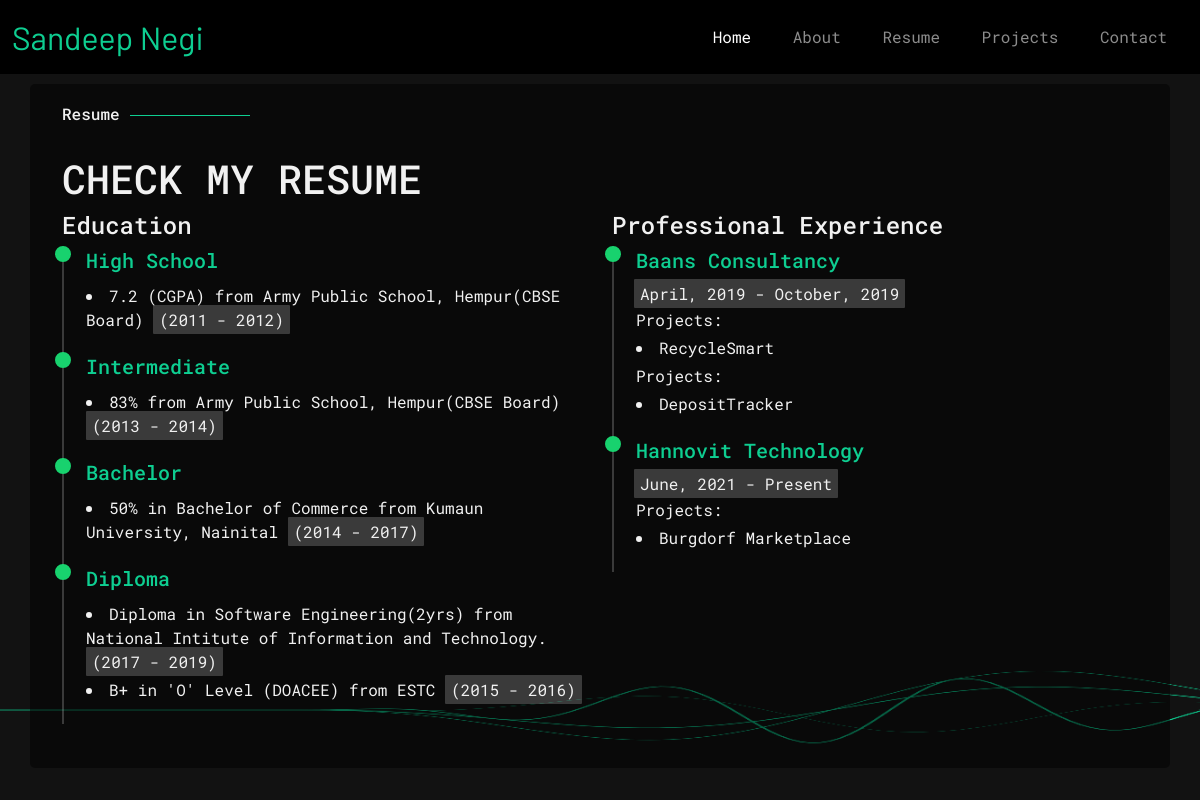
/r/, run on the app's committed database.
### portfolio/models.py (models this page shows, shortened)
class Education(models.Model):
    user = models.ForeignKey(User, on_delete=models.CASCADE, related_name='user_education')
    education_type = models.CharField(choices=EDUCATION_TYPE ,default=HIGH_SCHOOL, max_length=20)
    education_detail = models.TextField()
    start_year = models.IntegerField()
    end_year = models.IntegerField()
    university = models.CharField(max_length=200)
    is_active = models.BooleanField(default=True)
    created_at = models.DateTimeField(auto_now_add=True)
    updated_at = models.DateTimeField(auto_now=True)
    def __str__(self):
        return f'{self.user.username}_{self.education_type}'

class WorkExperience(models.Model):
    user = models.ForeignKey(User, on_delete=models.CASCADE, related_name='user_work_exp')
    company = models.CharField(max_length=255)
    start_year = models.DateField()
    end_year = models.DateField(blank=True, null=True)
    is_present = models.BooleanField(default=False)
    is_active = models.BooleanField(default=True)
    created_at = models.DateTimeField(auto_now_add=True)
    updated_at = models.DateTimeField(auto_now=True)

class Project(models.Model):
    work_experience = models.ForeignKey(WorkExperience, on_delete=models.CASCADE, related_name='work_exp_project')
    project_name = models.CharField(max_length=255)
    languages = models.CharField(max_length=255)
    project_logo = models.CharField(max_length=255, default='https://pic.onlinewebfonts.com/svg/img_98811.png', null=True, blank=True)
    url = models.CharField(max_length=255, null=True, blank=True)
    is_active = models.BooleanField(default=True)
    created_at = models.DateTimeField(auto_now_add=True)
    updated_at = models.DateTimeField(auto_now=True)

### portfolio/views.py (the view)
# urls.py: path('r/', resume, name='resume'),
def resume(request, uname='sandeepnegi'):
    user_detail = User.objects.filter(username=uname).values("first_name", 'last_name').first()
    education_info = Education.objects.filter(user__username=uname)
    work_exp_info = Project.objects.filter(work_experience__user__username=uname).values("work_experience__start_year", "work_experience__end_year", "work_experience__is_present", "work_experience__company", 'project_name', "languages", "url")
    context = {
        "uname": uname,
        "user_detail": user_detail,
        "education_info": education_info,
        "work_exp_info": work_exp_info
    }
    print(context)
    return render(request, 'portfolio/resume.html', context)

### portfolio/templates/portfolio/resume.html (shortened to what this page needs)
{% extends "portfolio/base.html" %} {% load static %} {% block content %}
{%block style %}
<link
  rel="stylesheet"
  type="text/css"
  media="screen"
  href="{%static 'css/resume.css' %}"
/>
{% endblock style%}
<div class="content-section container">
  <div class="container pb-4">
    <h6>Resume</h6>
    <h1 class="text-uppercase">Check My Resume</h1>
    <div class="row">
      <div class="col-md-6">
        <h4>Education</h4>
        {% regroup education_info by education_type as education_list %} {% for group in education_list %}
        <div class="resume-card">
          <h5 class="highlighter">{{group.grouper|title}}</h5>
          {% for edu in group.list %}
          <li>
            {{edu.education_detail}} from {{edu.university}} <span class="resume-item"
            >({{edu.start_year}}
            - {{edu.end_year}})
          </span>
          </li>
          {% endfor %}
        </div>
        {% endfor %}
      </div>
      <div class="col-md-6">
        <h4>Professional Experience</h4>
        {% regroup work_exp_info by work_experience__company as company_list %}
        {% for company_group in company_list %}
        <div class="resume-card">
          <h5 class="highlighter">{{company_group.grouper|title}}</h5>
          {% for proj in company_group.list %}
          {% if not forloop.counter0 %}
          <span class="resume-item"
            >
            {{proj.work_experience__start_year|date:"F, Y"}} - {% if proj.work_experience__is_present %}Present{% else %}{{proj.work_experience__end_year|date:"F, Y"}}{% endif %}</span
          >
          {% endif %}
          <p>Projects:</p>
          <li>{{proj.project_name}}</li>
          {% endfor %}
        </div>
        {% endfor %}
      </div>
    </div>
  </div>
</div>
 {% endblock %}

### portfolio/templates/portfolio/base.html (shortened to what this page needs)
{% load static %}
<!DOCTYPE html>
<html>
  <head>
    <link
      href="https://cdn.jsdelivr.net/npm/bootstrap@5.1.1/dist/css/bootstrap.min.css"
      rel="stylesheet"
    />
    <link
      rel="stylesheet"
      href="https://cdnjs.cloudflare.com/ajax/libs/font-awesome/4.7.0/css/font-awesome.min.css"
    />
    <link
      rel="stylesheet"
      type="text/css"
      media="screen"
      href="{%static 'css/base.css' %}"
    />
    {% block style %} {% endblock style%}
  </head>
  <body>
    <nav class="navbar navbar-expand-lg navbar-dark sticky-top bg-dark">
      <div class="container-fluid">
        <a class="navbar-brand heading1" href="{%url 'home' uname %}"
          >{{user_detail.first_name}} {{user_detail.last_name}}</a
        >
        <div class="collapse navbar-collapse" id="navbarNavDropdown">
          <ul class="navbar-nav">
            <li class="nav-item">
              <a
                class="nav-link active"
                aria-current="page"
                href="{%url 'home' uname %}"
                >Home</a
              >
            </li>
            <li class="nav-item">
              <a class="nav-link" href="{%url 'about' uname %}">About</a>
            </li>
            <li class="nav-item">
              <a class="nav-link" href="{%url 'resume' uname %}">Resume</a>
            </li>
            <li class="nav-item">
              <a class="nav-link" href="{%url 'projects' uname %}">Projects</a>
            </li>
            <li class="nav-item">
              <a class="nav-link" href="{%url 'contact' uname %}">Contact</a>
            </li>
          </ul>
        </div>
      </div>
    </nav>
    <main>{% block content %} {% endblock %}</main>
    <canvas id="waves"></canvas>
  </body>
</html>

### portfolio/static/css/base.css (style rules this page uses)
:root { --textPrimary: #0ece91; --textSecondary: #f1f1f1; --backgroundPrimary: #121212; --backgroundSecondary: rgba(0, 0, 0, 0.5); }
body { font-family: "Roboto Mono", monospace; background-color: var(--backgroundPrimary); color: var(--textSecondary); }
h6 { padding-bottom: 1.5rem; }
.container h6::after { content: ""; width: 120px; height: 1px; display: inline-block; background: var(--textPrimary); margin: 4px 10px; }
.bg-dark { background-color: rgba(0, 0, 0, 1) !important; }
.heading1 { font-family: "Barlow", sans-serif !important; font-size: xx-large; color: var(--textPrimary) !important; }
.navbar-nav .nav-item { padding: 0 0.8rem; }
a { text-decoration: none; color: var(--textSecondary); }
.content-section { padding: 20px; width: 100%; border-radius: 5px; background: var( --backgroundSecondary ); color: var(--textSecondary); margin: 10px auto; animation-duration: 1s; animation-timing-function: ease-in-out; animation-delay: 0s; animation-iteration-count: 1; animation-name: slideInBottom; }
nav { animation-duration: 0.4s; animation-timing-function: ease-in-out; animation-delay: 0s; animation-iteration-count: 1; animation-name: slideInTop; }
.navbar-expand-lg .navbar-collapse { justify-content: flex-end; align-self: stretch; }
#waves { bottom: 0; position: fixed; z-index: -1; }
.highlighter { color: var(--textPrimary); }
@media only screen and (min-width: 960px) { #waves { width: 100%; } }

### portfolio/static/css/resume.css (style rules this page uses)
.resume-card { padding: 0 0 20px 20px; margin-top: -2px; border-left: 2px solid rgba(255, 255, 255, 0.2); position: relative; }
p { margin-block: 0; }
.resume-card * { padding: 2px; }
.resume-card::before { content: ""; position: absolute; width: 16px; height: 16px; border-radius: 50px; left: -9px; top: 0; background: #18d26e; border: 2px solid #18d26e; }
.resume-item { border-radius: 1px; position: relative; padding: 4px 6px; background: rgba(255, 255, 255, 0.2); text-align: center; min-height: 5vh; }

### data on the page
Education: grouper "High School", education_detail "7.2 (CGPA)", university "Army Public School, Hempur(CBSE Board)", start_year "2011", end_year "2012"
Education: grouper "Intermediate", education_detail "83%", university "Army Public School, Hempur(CBSE Board)", start_year "2013", end_year "2014"
Education: grouper "Bachelor", education_detail "50% in Bachelor of Commerce", university "Kumaun University, Nainital", start_year "2014", end_year "2017"
Education: grouper "Diploma", education_detail "Diploma in Software Engineering(2yrs)", university "National Intitute of Information and Technology.", start_year "2017", end_year "2019"
Education: education_detail "B+ in 'O' Level (DOACEE)", university "ESTC", start_year "2015", end_year "2016"
WorkExperience: grouper "Baans Consultancy"
Project: work_experience__start_year "April, 2019", work_experience__end_year "October, 2019", project_name "RecycleSmart"
Project: project_name "DepositTracker"
WorkExperience: grouper "Hannovit Technology"
Project: work_experience__start_year "June, 2021", shows "Present", project_name "Burgdorf Marketplace"

### other printed values
{{ user_detail.first_name }} "Sandeep"
{{ user_detail.last_name }} "Negi"
